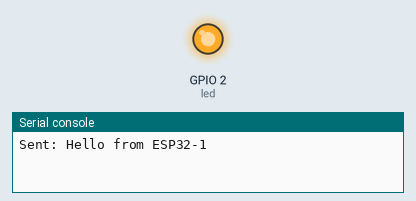
This program was run on a simulated ESP32 board running MicroPython. On the bench: output pins drawn as LEDs (lit = HIGH), the last lines printed to the serial console.

Above: at 1.0 s.
At 3.0 s:
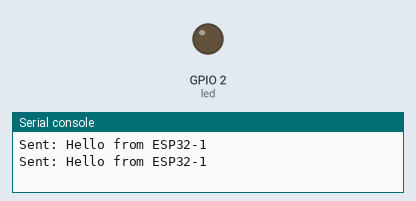
Timing chart, 0 to 5.2 s (numbered marks = the images above):
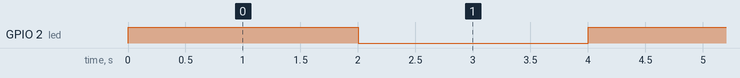

The program:

uart_send_receive.py
```python
# Sender ESP32 Code
from machine import UART, Pin
import time

uart = UART(1, baudrate=9600, tx=17, rx=16)  # UART1 setup

led = Pin(2, Pin.OUT)  # internal LED for indication

while True:
    msg = "Hello from ESP32-1\n"
    uart.write(msg)
    led.value(not led.value())  # Blink to show data being sent
    print("Sent:", msg.strip())
    time.sleep(2)

sender

# Receiver ESP32 Code
from machine import UART, Pin
import time

uart = UART(1, baudrate=9600, tx=17, rx=16)  # UART1 setup (rx pin used)
led = Pin(2, Pin.OUT)  # internal LED for indication

while True:
    if uart.any():
        data = uart.readline()
        if data:
            print("Received:", data.decode().strip())
            led.value(not led.value())  # blink on receive
    time.sleep(0.1)
```

Measured:
- by itself, GPIO 2 (led): alternates HIGH for 2.0 s and LOW for 2.0 s
